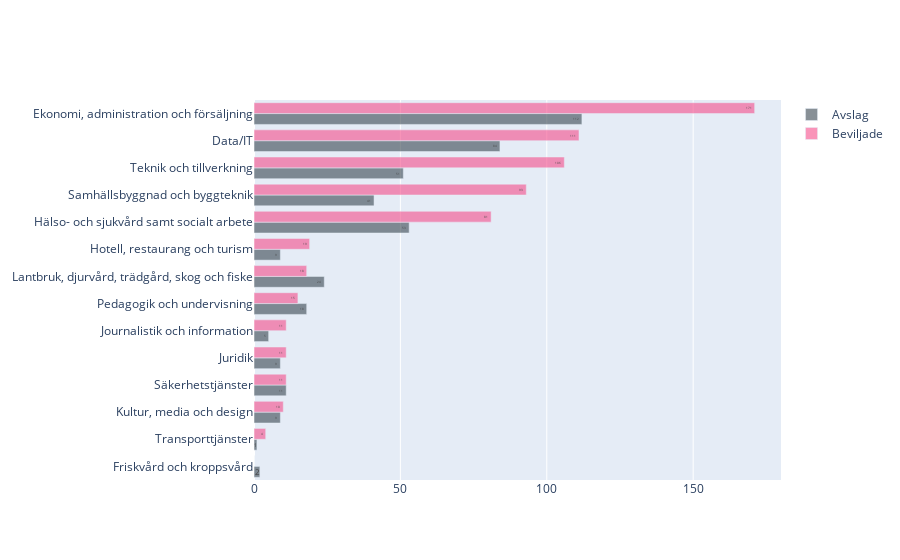

The notebook cell this image was saved under:
### Code cell
def make_fig_utbildningsomrade_beslut(df_utbildningsomrade_beslut):
    fig = go.Figure()

    fig.add_trace(
        go.Bar(
            y=df_utbildningsomrade_beslut.index,
            x=df_utbildningsomrade_beslut["Avslag"],
            name="Avslag",
            customdata=df_utbildningsomrade_beslut["Avslag"],
            hovertemplate="%{customdata}<extra>Avslag</extra>",
            orientation="h",
            text=df_utbildningsomrade_beslut["Avslag"],
            textposition="inside",
            insidetextanchor="end",
            textangle=0,
            marker=dict(color="rgba(58, 71, 80, 0.6)"),
        )
    )

    fig.add_trace(
        go.Bar(
            y=df_utbildningsomrade_beslut.index,
            x=df_utbildningsomrade_beslut["Beviljade"],
            name="Beviljade",
            hovertemplate="%{x}<extra>Beviljade</extra>",
            orientation="h",
            text=df_utbildningsomrade_beslut["Beviljade"],
            textposition="inside",
            insidetextanchor="end",
            textangle=0,
            marker=dict(color="rgba(246, 78, 139, 0.6)"),
        )
    )

    sort_order = df_utbildningsomrade_beslut.sort_values("Beviljade").index

    fig.update_layout(
        # barmode="stack",
        yaxis={"categoryorder": "array", "categoryarray": sort_order},
        legend=dict(traceorder="normal"),
    )

    return fig


df_utbildningsomrade_beslut = create_df_utbildningsomrade_beslut(con)
fig_utbildningsomrade_beslut = make_fig_utbildningsomrade_beslut(df_utbildningsomrade_beslut)

fig_utbildningsomrade_beslut

### Figure 1 — Plotly figure (JSON) as saved in the notebook; plotly's stock layout.template omitted (floating-point values rounded to 4 significant figures)
{"data": [{"customdata": [112, 84, 51, 53, 41, 24, 18, 9, 11, 9, 9, 5, 1, 2], "hovertemplate": "%{customdata}<extra>Avslag</extra>", "insidetextanchor": "end", "marker": {"color": "rgba(58, 71, 80, 0.6)"}, "name": "Avslag", "orientation": "h", "text": [112.0, 84.0, 51.0, 53.0, 41.0, 24.0, 18.0, 9.0, 11.0, 9.0, 9.0, 5.0, 1.0, 2.0], "textangle": 0, "textposition": "inside", "type": "bar", "x": [112, 84, 51, 53, 41, 24, 18, 9, 11, 9, 9, 5, 1, 2], "y": ["Ekonomi, administration och försäljning", "Data/IT", "Teknik och tillverkning", "Hälso- och sjukvård samt socialt arbete", "Samhällsbyggnad och byggteknik", "Lantbruk, djurvård, trädgård, skog och fiske", "Pedagogik och undervisning", "Hotell, restaurang och turism", "Säkerhetstjänster", "Juridik", "Kultur, media och design", "Journalistik och information", "Transporttjänster", "Friskvård och kroppsvård"]}, {"hovertemplate": "%{x}<extra>Beviljade</extra>", "insidetextanchor": "end", "marker": {"color": "rgba(246, 78, 139, 0.6)"}, "name": "Beviljade", "orientation": "h", "text": [171.0, 111.0, 106.0, 81.0, 93.0, 18.0, 15.0, 19.0, 11.0, 11.0, 10.0, 11.0, 4.0, 0.0], "textangle": 0, "textposition": "inside", "type": "bar", "x": [171, 111, 106, 81, 93, 18, 15, 19, 11, 11, 10, 11, 4, 0], "y": ["Ekonomi, administration och försäljning", "Data/IT", "Teknik och tillverkning", "Hälso- och sjukvård samt socialt arbete", "Samhällsbyggnad och byggteknik", "Lantbruk, djurvård, trädgård, skog och fiske", "Pedagogik och undervisning", "Hotell, restaurang och turism", "Säkerhetstjänster", "Juridik", "Kultur, media och design", "Journalistik och information", "Transporttjänster", "Friskvård och kroppsvård"]}], "layout": {"legend": {"traceorder": "normal"}, "yaxis": {"categoryarray": ["Friskvård och kroppsvård", "Transporttjänster", "Kultur, media och design", "Säkerhetstjänster", "Juridik", "Journalistik och information", "Pedagogik och undervisning", "Lantbruk, djurvård, trädgård, skog och fiske", "Hotell, restaurang och turism", "Hälso- och sjukvård samt socialt arbete", "Samhällsbyggnad och byggteknik", "Teknik och tillverkning", "Data/IT", "Ekonomi, administration och försäljning"], "categoryorder": "array"}}}
